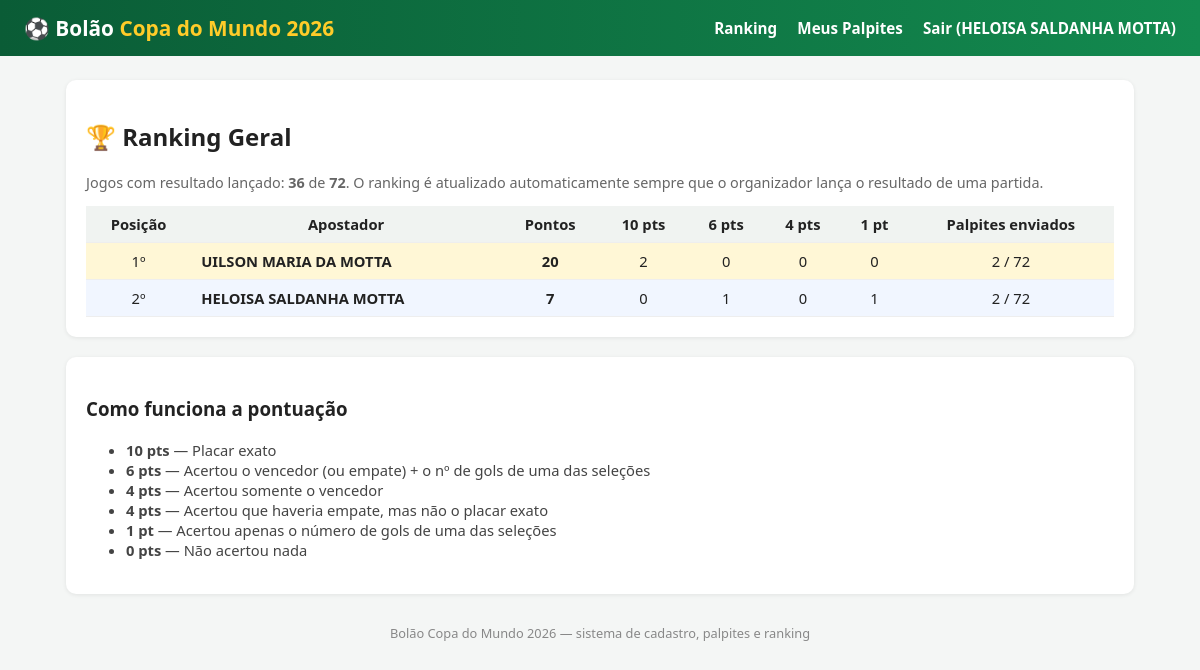
The page /ranking (signed in) on the database its author committed.
### tables this page shows
CREATE TABLE usuarios (
            id INTEGER PRIMARY KEY AUTOINCREMENT,
            nome TEXT NOT NULL,
            email TEXT UNIQUE NOT NULL,
            senha_hash TEXT NOT NULL,
            is_admin INTEGER NOT NULL DEFAULT 0,
            criado_em TEXT NOT NULL
        );

### app.py (the view)
@app.route("/ranking")
def ranking():
    db = get_db()
    linhas = db.execute(
        """
        SELECT u.id, u.nome,
               COALESCE(SUM(p.pontos), 0) AS total_pontos,
               SUM(CASE WHEN p.pontos = ? THEN 1 ELSE 0 END) AS qt_10,
               SUM(CASE WHEN p.pontos = ? THEN 1 ELSE 0 END) AS qt_6,
               SUM(CASE WHEN p.pontos = ? THEN 1 ELSE 0 END) AS qt_4,
               SUM(CASE WHEN p.pontos = ? THEN 1 ELSE 0 END) AS qt_1,
               COUNT(p.id) AS qt_palpites
        FROM usuarios u
        LEFT JOIN palpites p ON p.usuario_id = u.id
        WHERE u.is_admin = 0
        GROUP BY u.id, u.nome
        ORDER BY total_pontos DESC, qt_10 DESC, qt_6 DESC, qt_4 DESC, u.nome ASC
        """,
        (PTS_PLACAR_EXATO, PTS_VENCEDOR_GOLS, PTS_SOMENTE_VENCEDOR, PTS_GOLS_UMA_SELECAO),
    ).fetchall()
    jogos_com_resultado = db.execute(
        "SELECT COUNT(*) AS c FROM jogos WHERE gols_a IS NOT NULL"
    ).fetchone()["c"]
    total_jogos = db.execute("SELECT COUNT(*) AS c FROM jogos").fetchone()["c"]
    return render_template(
        "ranking.html",
        ranking=linhas,
        jogos_com_resultado=jogos_com_resultado,
        total_jogos=total_jogos,
    )

### app.py (called while the page is built)
def get_db():
    if "db" not in g:
        g.db = sqlite3.connect(DB_PATH)
        g.db.row_factory = sqlite3.Row
        g.db.execute("PRAGMA foreign_keys = ON")
    return g.db

@app.context_processor
def inject_user():
    return {
        "usuario_logado": session.get("usuario_nome"),
        "is_admin": session.get("is_admin", False),
    }

### templates/ranking.html (shortened to what this page needs)
{% extends "base.html" %}
{% block content %}
<div class="card">
  <h2>🏆 Ranking Geral</h2>
  <p style="color:#666;font-size:0.9rem;">
    Jogos com resultado lançado: <strong>{{ jogos_com_resultado }}</strong> de
    <strong>{{ total_jogos }}</strong>. O ranking é atualizado automaticamente
    sempre que o organizador lança o resultado de uma partida.
  </p>
  <table>
    <thead>
      <tr>
        <th>Posição</th>
        <th>Apostador</th>
        <th>Pontos</th>
        <th>10 pts</th>
        <th>6 pts</th>
        <th>4 pts</th>
        <th>1 pt</th>
        <th>Palpites enviados</th>
      </tr>
    </thead>
    <tbody>
      {% for linha in ranking %}
        <tr class="{{ 'pos-1' if loop.index==1 else ('pos-2' if loop.index==2 else ('pos-3' if loop.index==3 else '')) }}">
          <td>{{ loop.index }}º</td>
          <td style="text-align:left;font-weight:600;">{{ linha['nome'] }}</td>
          <td><strong>{{ linha['total_pontos'] }}</strong></td>
          <td>{{ linha['qt_10'] }}</td>
          <td>{{ linha['qt_6'] }}</td>
          <td>{{ linha['qt_4'] }}</td>
          <td>{{ linha['qt_1'] }}</td>
          <td>{{ linha['qt_palpites'] }} / 72</td>
        </tr>
      {% else %}
        <tr><td colspan="8">Nenhum apostador cadastrado ainda.</td></tr>
      {% endfor %}
    </tbody>
  </table>
</div>
<div class="card">
  <h3>Como funciona a pontuação</h3>
  <ul style="font-size:0.92rem; color:#444;">
    <li><strong>10 pts</strong> — Placar exato</li>
    <li><strong>6 pts</strong> — Acertou o vencedor (ou empate) + o nº de gols de uma das seleções</li>
    <li><strong>4 pts</strong> — Acertou somente o vencedor</li>
    <li><strong>4 pts</strong> — Acertou que haveria empate, mas não o placar exato</li>
    <li><strong>1 pt</strong> — Acertou apenas o número de gols de uma das seleções</li>
    <li><strong>0 pts</strong> — Não acertou nada</li>
  </ul>
</div>
{% endblock %}

### templates/base.html (shortened to what this page needs)
<!doctype html>
<html lang="pt-br">
<head>
</head>
<body>
<header>
  <h1>⚽ Bolão <span>Copa do Mundo 2026</span></h1>
  <nav>
    <a href="{{ url_for('ranking') }}">Ranking</a>
    {% if usuario_logado %}
      <a href="{{ url_for('palpites') }}">Meus Palpites</a>
      <a href="{{ url_for('logout') }}">Sair ({{ usuario_logado }})</a>
    {% else %}
      <a href="{{ url_for('login') }}">Entrar</a>
      <a href="{{ url_for('cadastro') }}">Cadastrar</a>
    {% endif %}
  </nav>
</header>
<div class="container">
  {% block content %}{% endblock %}
</div>
<footer>Bolão Copa do Mundo 2026 — sistema de cadastro, palpites e ranking</footer>
</body>
</html>

### templates/base.html (style rules this page uses)
:root { --verde: #0a5c36; --verde-claro: #138a4f; --amarelo: #ffcc29; --bg: #f4f6f5; }
* { box-sizing: border-box; }
body { margin: 0; font-family: "Segoe UI", Arial, sans-serif; background: var(--bg); color: #222; }
header { background: linear-gradient(90deg, var(--verde), var(--verde-claro)); color: #fff; padding: 14px 24px; display: flex; align-items: center; justify-content: space-between; flex-wrap: wrap; }
header h1 { margin: 0; font-size: 1.3rem; }
header h1 span { color: var(--amarelo); }
nav a { color: #fff; text-decoration: none; margin-left: 16px; font-weight: 600; font-size: 0.95rem; }
.container { max-width: 1100px; margin: 24px auto; padding: 0 16px; }
.card { background: #fff; border-radius: 10px; box-shadow: 0 1px 4px rgba(0,0,0,.08); padding: 20px; margin-bottom: 20px; }
table { width: 100%; border-collapse: collapse; font-size: 0.92rem; }
th, td { padding: 8px 10px; text-align: center; border-bottom: 1px solid #eee; }
th { background: #f0f3f1; }
.pos-1 { background: #fff7d6; }
.pos-2 { background: #f1f6ff; }
footer { text-align: center; color: #888; font-size: 0.8rem; margin: 30px 0 10px; }

### rows shown on the page
usuarios: nome "HELOISA SALDANHA MOTTA", total_pontos "7", qt_10 "0", qt_6 "1", qt_4 "0", qt_1 "1", qt_palpites "2"
usuarios: nome "UILSON MARIA DA MOTTA", total_pontos "20", qt_10 "2", qt_6 "0", qt_4 "0", qt_1 "0", qt_palpites "2"

### other values the page prints
{{ jogos_com_resultado }} "36"
{{ total_jogos }} "72"
